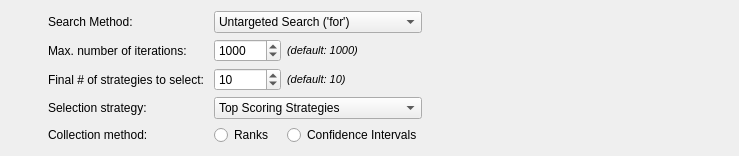
               <widget class="QWidget" name="montecarlo_widget" native="true">
                <property name="minimumSize">
                 <size>
                  <width>0</width>
                  <height>0</height>
                 </size>
                </property>
                <layout class="QGridLayout" name="gridLayout_3">
                 <item row="1" column="5">
                  <spacer name="horizontalSpacer_216">
                   <property name="orientation">
                    <enum>Qt::Horizontal</enum>
                   </property>
                   <property name="sizeHint" stdset="0">
                    <size>
                     <width>177</width>
                     <height>17</height>
                    </size>
                   </property>
                  </spacer>
                 </item>
                 <item row="1" column="3">
                  <widget class="QSpinBox" name="montecarlo_maxiter_spin">
                   <property name="minimum">
                    <number>100</number>
                   </property>
                   <property name="maximum">
                    <number>100000</number>
                   </property>
                   <property name="value">
                    <number>1000</number>
                   </property>
                  </widget>
                 </item>
                 <item row="2" column="3">
                  <widget class="QSpinBox" name="montecarlo_select_spin">
                   <property name="minimum">
                    <number>1</number>
                   </property>
                   <property name="maximum">
                    <number>100</number>
                   </property>
                   <property name="value">
                    <number>10</number>
                   </property>
                  </widget>
                 </item>
                 <item row="2" column="4">
                  <widget class="QLabel" name="montecarlo_select_lbl2">
                   <property name="text">
                    <string>&lt;!DOCTYPE HTML PUBLIC &quot;-//W3C//DTD HTML 4.0//EN&quot; &quot;http://www.w3.org/TR/REC-html40/strict.dtd&quot;&gt;
&lt;html&gt;&lt;head&gt;&lt;meta name=&quot;qrichtext&quot; content=&quot;1&quot; /&gt;&lt;style type=&quot;text/css&quot;&gt;
p, li { white-space: pre-wrap; }
&lt;/style&gt;&lt;/head&gt;&lt;body style=&quot; font-family:'MS Shell Dlg 2'; font-size:8pt; font-weight:400; font-style:normal;&quot;&gt;
&lt;p style=&quot; margin-top:0px; margin-bottom:0px; margin-left:0px; margin-right:0px; -qt-block-indent:0; text-indent:0px;&quot;&gt;&lt;span style=&quot; font-style:italic;&quot;&gt;(default: 10)&lt;/span&gt;&lt;/p&gt;&lt;/body&gt;&lt;/html&gt;</string>
                   </property>
                  </widget>
                 </item>
                 <item row="1" column="0">
                  <spacer name="horizontalSpacer_215">
                   <property name="orientation">
                    <enum>Qt::Horizontal</enum>
                   </property>
                   <property name="sizeType">
                    <enum>QSizePolicy::Fixed</enum>
                   </property>
                   <property name="sizeHint" stdset="0">
                    <size>
                     <width>37</width>
                     <height>17</height>
                    </size>
                   </property>
                  </spacer>
                 </item>
                 <item row="4" column="1" colspan="2">
                  <widget class="QLabel" name="montecarlo_collect_lbl">
                   <property name="text">
                    <string>Collection method:</string>
                   </property>
                  </widget>
                 </item>
                 <item row="4" column="4">
                  <widget class="QRadioButton" name="montecarlo_ci_radio">
                   <property name="text">
                    <string>Confidence Intervals</string>
                   </property>
                  </widget>
                 </item>
                 <item row="2" column="1" colspan="2">
                  <widget class="QLabel" name="montecarlo_select_lbl">
                   <property name="text">
                    <string>Final # of strategies to select: </string>
                   </property>
                  </widget>
                 </item>
                 <item row="2" column="5">
                  <spacer name="horizontalSpacer_217">
                   <property name="orientation">
                    <enum>Qt::Horizontal</enum>
                   </property>
                   <property name="sizeHint" stdset="0">
                    <size>
                     <width>306</width>
                     <height>17</height>
                    </size>
                   </property>
                  </spacer>
                 </item>
                 <item row="3" column="5">
                  <spacer name="horizontalSpacer_218">
                   <property name="orientation">
                    <enum>Qt::Horizontal</enum>
                   </property>
                   <property name="sizeHint" stdset="0">
                    <size>
                     <width>306</width>
                     <height>17</height>
                    </size>
                   </property>
                  </spacer>
                 </item>
                 <item row="1" column="4">
                  <widget class="QLabel" name="montecarlo_maxiter_lbl2">
                   <property name="text">
                    <string>&lt;!DOCTYPE HTML PUBLIC &quot;-//W3C//DTD HTML 4.0//EN&quot; &quot;http://www.w3.org/TR/REC-html40/strict.dtd&quot;&gt;
&lt;html&gt;&lt;head&gt;&lt;meta name=&quot;qrichtext&quot; content=&quot;1&quot; /&gt;&lt;style type=&quot;text/css&quot;&gt;
p, li { white-space: pre-wrap; }
&lt;/style&gt;&lt;/head&gt;&lt;body style=&quot; font-family:'MS Shell Dlg 2'; font-size:8pt; font-weight:400; font-style:normal;&quot;&gt;
&lt;p style=&quot; margin-top:0px; margin-bottom:0px; margin-left:0px; margin-right:0px; -qt-block-indent:0; text-indent:0px;&quot;&gt;&lt;span style=&quot; font-style:italic;&quot;&gt;(default: 1000)&lt;/span&gt;&lt;/p&gt;&lt;/body&gt;&lt;/html&gt;</string>
                   </property>
                  </widget>
                 </item>
                 <item row="3" column="1" colspan="2">
                  <widget class="QLabel" name="montecarlo_score_lbl">
                   <property name="text">
                    <string>Selection strategy:</string>
                   </property>
                  </widget>
                 </item>
                 <item row="4" column="3">
                  <widget class="QRadioButton" name="montecarlo_ranks_radio">
                   <property name="text">
                    <string>Ranks</string>
                   </property>
                  </widget>
                 </item>
                 <item row="3" column="3" colspan="2">
                  <widget class="QComboBox" name="montecarlo_score_combo">
                   <item>
                    <property name="text">
                     <string>Top Scoring Strategies</string>
                    </property>
                   </item>
                   <item>
                    <property name="text">
                     <string>Random (weighted probabilities)</string>
                    </property>
                   </item>
                  </widget>
                 </item>
                 <item row="1" column="1" colspan="2">
                  <widget class="QLabel" name="montecarlo_maxiter_lbl">
                   <property name="text">
                    <string>Max. number of iterations:</string>
                   </property>
                  </widget>
                 </item>
                 <item row="0" column="1" colspan="2">
                  <widget class="QLabel" name="montecarlo_method_lbl">
                   <property name="text">
                    <string>Search Method: </string>
                   </property>
                  </widget>
                 </item>
                 <item row="0" column="3" colspan="2">
                  <widget class="QComboBox" name="montecarlo_method_combo">
                   <item>
                    <property name="text">
                     <string>Untargeted Search ('for')</string>
                    </property>
                   </item>
                   <item>
                    <property name="text">
                     <string>Targeted Search ('while')</string>
                    </property>
                   </item>
                  </widget>
                 </item>
                 <item row="0" column="5">
                  <spacer name="horizontalSpacer_219">
                   <property name="orientation">
                    <enum>Qt::Horizontal</enum>
                   </property>
                   <property name="sizeHint" stdset="0">
                    <size>
                     <width>177</width>
                     <height>17</height>
                    </size>
                   </property>
                  </spacer>
                 </item>
                 <item row="0" column="0">
                  <spacer name="horizontalSpacer_220">
                   <property name="orientation">
                    <enum>Qt::Horizontal</enum>
                   </property>
                   <property name="sizeType">
                    <enum>QSizePolicy::Fixed</enum>
                   </property>
                   <property name="sizeHint" stdset="0">
                    <size>
                     <width>37</width>
                     <height>17</height>
                    </size>
                   </property>
                  </spacer>
                 </item>
                 <item row="2" column="0">
                  <spacer name="horizontalSpacer_221">
                   <property name="orientation">
                    <enum>Qt::Horizontal</enum>
                   </property>
                   <property name="sizeType">
                    <enum>QSizePolicy::Fixed</enum>
                   </property>
                   <property name="sizeHint" stdset="0">
                    <size>
                     <width>37</width>
                     <height>17</height>
                    </size>
                   </property>
                  </spacer>
                 </item>
                 <item row="3" column="0">
                  <spacer name="horizontalSpacer_222">
                   <property name="orientation">
                    <enum>Qt::Horizontal</enum>
                   </property>
                   <property name="sizeType">
                    <enum>QSizePolicy::Fixed</enum>
                   </property>
                   <property name="sizeHint" stdset="0">
                    <size>
                     <width>37</width>
                     <height>17</height>
                    </size>
                   </property>
                  </spacer>
                 </item>
                 <item row="4" column="0">
                  <spacer name="horizontalSpacer_223">
                   <property name="orientation">
                    <enum>Qt::Horizontal</enum>
                   </property>
                   <property name="sizeType">
                    <enum>QSizePolicy::Fixed</enum>
                   </property>
                   <property name="sizeHint" stdset="0">
                    <size>
                     <width>37</width>
                     <height>17</height>
                    </size>
                   </property>
                  </spacer>
                 </item>
                 <item row="4" column="5">
                  <spacer name="horizontalSpacer_224">
                   <property name="orientation">
                    <enum>Qt::Horizontal</enum>
                   </property>
                   <property name="sizeHint" stdset="0">
                    <size>
                     <width>306</width>
                     <height>17</height>
                    </size>
                   </property>
                  </spacer>
                 </item>
                </layout>
               </widget>
